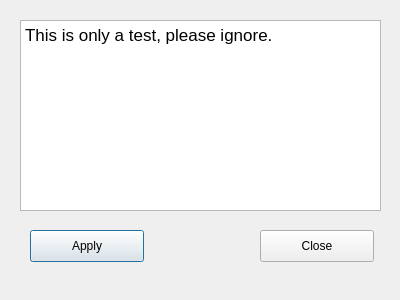
<?xml version="1.0" encoding="UTF-8"?>
<ui version="4.0">
 <class>MarketWindow</class>
 <widget class="QDialog" name="MarketWindow">
  <property name="geometry">
   <rect>
    <x>0</x>
    <y>0</y>
    <width>400</width>
    <height>300</height>
   </rect>
  </property>
  <property name="windowTitle">
   <string>Advanced Markets</string>
  </property>
  <widget class="QTextEdit" name="textEdit">
   <property name="geometry">
    <rect>
     <x>20</x>
     <y>20</y>
     <width>361</width>
     <height>191</height>
    </rect>
   </property>
   <property name="html">
    <string>&lt;!DOCTYPE HTML PUBLIC &quot;-//W3C//DTD HTML 4.0//EN&quot; &quot;http://www.w3.org/TR/REC-html40/strict.dtd&quot;&gt;
&lt;html&gt;&lt;head&gt;&lt;meta name=&quot;qrichtext&quot; content=&quot;1&quot; /&gt;&lt;style type=&quot;text/css&quot;&gt;
p, li { white-space: pre-wrap; }
&lt;/style&gt;&lt;/head&gt;&lt;body style=&quot; font-family:'Lucida Grande'; font-size:13pt; font-weight:400; font-style:normal;&quot;&gt;
&lt;p style=&quot; margin-top:0px; margin-bottom:0px; margin-left:0px; margin-right:0px; -qt-block-indent:0; text-indent:0px;&quot;&gt;This is only a test, please ignore.&lt;/p&gt;&lt;/body&gt;&lt;/html&gt;</string>
   </property>
  </widget>
  <widget class="QPushButton" name="pushButton">
   <property name="geometry">
    <rect>
     <x>30</x>
     <y>230</y>
     <width>114</width>
     <height>32</height>
    </rect>
   </property>
   <property name="text">
    <string>Apply</string>
   </property>
  </widget>
  <widget class="QPushButton" name="pushButton_2">
   <property name="geometry">
    <rect>
     <x>260</x>
     <y>230</y>
     <width>114</width>
     <height>32</height>
    </rect>
   </property>
   <property name="text">
    <string>Close</string>
   </property>
  </widget>
  <zorder>textEdit</zorder>
  <zorder>pushButton</zorder>
  <zorder>pushButton_2</zorder>
  <zorder>pushButton_2</zorder>
 </widget>
 <resources/>
 <connections/>
</ui>
